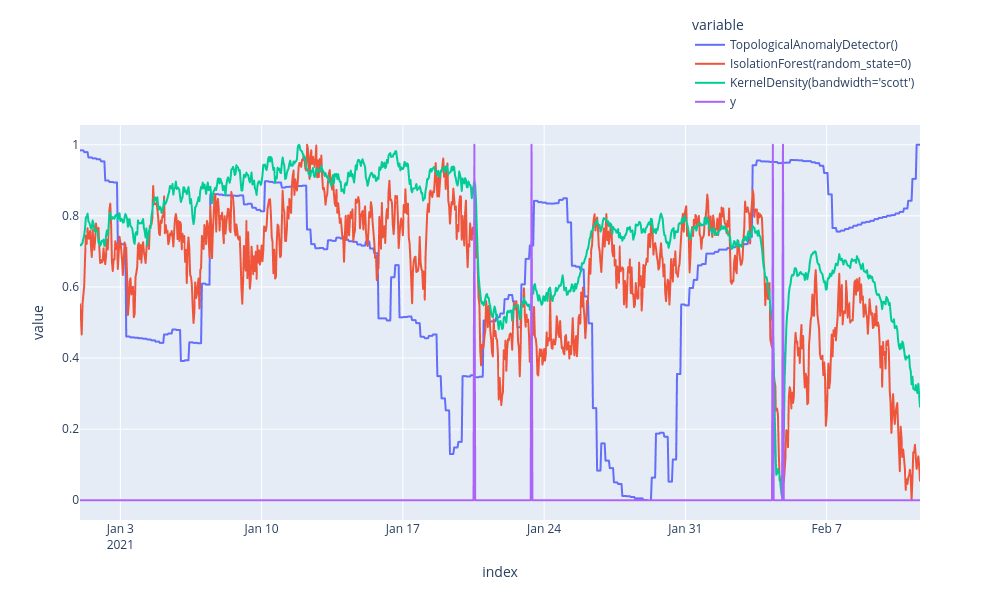

This figure's notebook cell:
### Code cell
from plotly.offline import init_notebook_mode, iplot
from plotly.graph_objs import *
init_notebook_mode(connected=True)         # initiate notebook for offline plot

pd.options.plotting.backend = "plotly"
fig = pd.concat([anomalies.apply(lambda x: (x - x.min()) / (x.max() - x.min())), y], axis=1).plot()
fig.update_layout(
    legend=dict(
        orientation="v",
        entrywidth=100,
        yanchor="bottom",
        y=1.02,
        xanchor="right",
        x=1
    ),
    width=1000,
    height=600,
)
fig.show()
pd.options.plotting.backend = "matplotlib"

### Figure 1 — Plotly figure (JSON) as saved in the notebook; plotly's stock layout.template omitted (floating-point values rounded to 4 significant figures; data arrays with more than 128 entries replaced by an {"elided": "..."} marker saying what was removed)
{"data": [{"hovertemplate": "variable=TopologicalAnomalyDetector()<br>index=%{x}<br>value=%{y}<extra></extra>", "legendgroup": "TopologicalAnomalyDetector()", "line": {"color": "#636efa", "dash": "solid"}, "marker": {"symbol": "circle"}, "mode": "lines", "name": "TopologicalAnomalyDetector()", "showlegend": true, "type": "scattergl", "x": {"elided": "1000 str values"}, "xaxis": "x", "y": {"elided": "1000 float values"}, "yaxis": "y"}, {"hovertemplate": "variable=IsolationForest(random_state=0)<br>index=%{x}<br>value=%{y}<extra></extra>", "legendgroup": "IsolationForest(random_state=0)", "line": {"color": "#EF553B", "dash": "solid"}, "marker": {"symbol": "circle"}, "mode": "lines", "name": "IsolationForest(random_state=0)", "showlegend": true, "type": "scattergl", "x": {"elided": "1000 str values"}, "xaxis": "x", "y": {"elided": "1000 float values"}, "yaxis": "y"}, {"hovertemplate": "variable=KernelDensity(bandwidth='scott')<br>index=%{x}<br>value=%{y}<extra></extra>", "legendgroup": "KernelDensity(bandwidth='scott')", "line": {"color": "#00cc96", "dash": "solid"}, "marker": {"symbol": "circle"}, "mode": "lines", "name": "KernelDensity(bandwidth='scott')", "showlegend": true, "type": "scattergl", "x": {"elided": "1000 str values"}, "xaxis": "x", "y": {"elided": "1000 float values"}, "yaxis": "y"}, {"hovertemplate": "variable=y<br>index=%{x}<br>value=%{y}<extra></extra>", "legendgroup": "y", "line": {"color": "#ab63fa", "dash": "solid"}, "marker": {"symbol": "circle"}, "mode": "lines", "name": "y", "showlegend": true, "type": "scattergl", "x": {"elided": "1000 str values"}, "xaxis": "x", "y": {"elided": "1000 float values"}, "yaxis": "y"}], "layout": {"height": 600, "legend": {"entrywidth": 100, "orientation": "v", "title": {"text": "variable"}, "tracegroupgap": 0, "x": 1, "xanchor": "right", "y": 1.02, "yanchor": "bottom"}, "margin": {"t": 60}, "width": 1000, "xaxis": {"anchor": "y", "domain": [0, 1], "title": {"text": "index"}}, "yaxis": {"anchor": "x", "domain": [0, 1], "title": {"text": "value"}}}}
